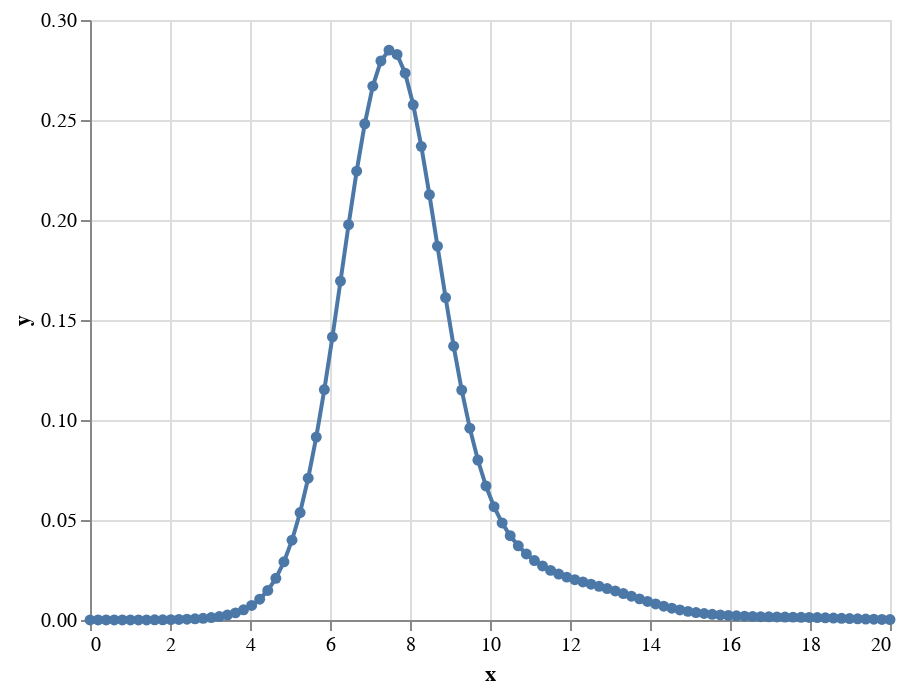

Notebook source saved alongside this figure:
### Code cell
import altair as alt
import numpy as np
import pandas as pd

x = np.arange(10)/10
source = kde_test

alt.Chart(source).mark_line(point=True).encode(
    x='x',
    y='y'
)

### Figure 1 — Vega-Lite specification as saved in the notebook (floating-point values rounded to 4 significant figures)
{"$schema": "https://vega.github.io/schema/vega-lite/v3.3.0.json", "config": {"mark": {"tooltip": null}, "view": {"height": 300, "width": 400}}, "data": {"name": "data-b5b5d8958e4f96f42afd1d3f8eeafd25"}, "datasets": {"data-b5b5d8958e4f96f42afd1d3f8eeafd25": [{"x": 0, "y": 9.619e-07}, {"x": 0.202, "y": 1.813e-06}, {"x": 0.404, "y": 3.332e-06}, {"x": 0.6061, "y": 5.973e-06}, {"x": 0.8081, "y": 1.045e-05}, {"x": 1.01, "y": 1.784e-05}, {"x": 1.212, "y": 2.974e-05}, {"x": 1.414, "y": 4.844e-05}, {"x": 1.616, "y": 7.716e-05}, {"x": 1.818, "y": 0.0001203}, {"x": 2.02, "y": 0.0001838}, {"x": 2.222, "y": 0.0002758}, {"x": 2.424, "y": 0.0004072}, {"x": 2.626, "y": 0.000593}, {"x": 2.828, "y": 0.0008548}, {"x": 3.03, "y": 0.001224}, {"x": 3.232, "y": 0.001746}, {"x": 3.434, "y": 0.002489}, {"x": 3.636, "y": 0.003553}, {"x": 3.838, "y": 0.005082}, {"x": 4.04, "y": 0.007274}, {"x": 4.242, "y": 0.0104}, {"x": 4.444, "y": 0.01479}, {"x": 4.646, "y": 0.02086}, {"x": 4.848, "y": 0.02907}, {"x": 5.051, "y": 0.03989}, {"x": 5.253, "y": 0.05373}, {"x": 5.455, "y": 0.0709}, {"x": 5.657, "y": 0.09146}, {"x": 5.859, "y": 0.1152}, {"x": 6.061, "y": 0.1415}, {"x": 6.263, "y": 0.1695}, {"x": 6.465, "y": 0.1976}, {"x": 6.667, "y": 0.2244}, {"x": 6.869, "y": 0.2481}, {"x": 7.071, "y": 0.2669}, {"x": 7.273, "y": 0.2795}, {"x": 7.475, "y": 0.2849}, {"x": 7.677, "y": 0.2828}, {"x": 7.879, "y": 0.2734}, {"x": 8.081, "y": 0.2576}, {"x": 8.283, "y": 0.2368}, {"x": 8.485, "y": 0.2127}, {"x": 8.687, "y": 0.1869}, {"x": 8.889, "y": 0.1612}, {"x": 9.091, "y": 0.1369}, {"x": 9.293, "y": 0.115}, {"x": 9.495, "y": 0.09592}, {"x": 9.697, "y": 0.07998}, {"x": 9.899, "y": 0.06701}, {"x": 10.1, "y": 0.05668}, {"x": 10.3, "y": 0.04853}, {"x": 10.51, "y": 0.04214}, {"x": 10.71, "y": 0.03707}, {"x": 10.91, "y": 0.03302}, {"x": 11.11, "y": 0.02973}, {"x": 11.31, "y": 0.02703}, {"x": 11.52, "y": 0.0248}, {"x": 11.72, "y": 0.02297}, {"x": 11.92, "y": 0.02144}, {"x": 12.12, "y": 0.02015}, {"x": 12.32, "y": 0.019}, {"x": 12.53, "y": 0.01793}, {"x": 12.73, "y": 0.01685}, {"x": 12.93, "y": 0.01572}, {"x": 13.13, "y": 0.01452}, {"x": 13.33, "y": 0.01324}, {"x": 13.54, "y": 0.01191}, {"x": 13.74, "y": 0.01057}, {"x": 13.94, "y": 0.009255}, {"x": 14.14, "y": 0.008016}, {"x": 14.34, "y": 0.006887}, {"x": 14.55, "y": 0.005891}, {"x": 14.75, "y": 0.005037}, {"x": 14.95, "y": 0.004321}, {"x": 15.15, "y": 0.003731}, {"x": 15.35, "y": 0.00325}, {"x": 15.56, "y": 0.002859}, {"x": 15.76, "y": 0.002541}, {"x": 15.96, "y": 0.002283}, {"x": 16.16, "y": 0.002074}, {"x": 16.36, "y": 0.001908}, {"x": 16.57, "y": 0.001777}, {"x": 16.77, "y": 0.001675}, {"x": 16.97, "y": 0.001598}, {"x": 17.17, "y": 0.001535}, {"x": 17.37, "y": 0.001481}, {"x": 17.58, "y": 0.001426}, {"x": 17.78, "y": 0.001365}, {"x": 17.98, "y": 0.00129}, {"x": 18.18, "y": 0.001201}, {"x": 18.38, "y": 0.001098}, {"x": 18.59, "y": 0.0009814}, {"x": 18.79, "y": 0.0008573}, {"x": 18.99, "y": 0.0007307}, {"x": 19.19, "y": 0.000607}, {"x": 19.39, "y": 0.000491}, {"x": 19.6, "y": 0.0003867}, {"x": 19.8, "y": 0.0002963}, {"x": 20, "y": 0.0002209}]}, "encoding": {"x": {"field": "x", "type": "quantitative"}, "y": {"field": "y", "type": "quantitative"}}, "mark": {"point": true, "type": "line"}}
